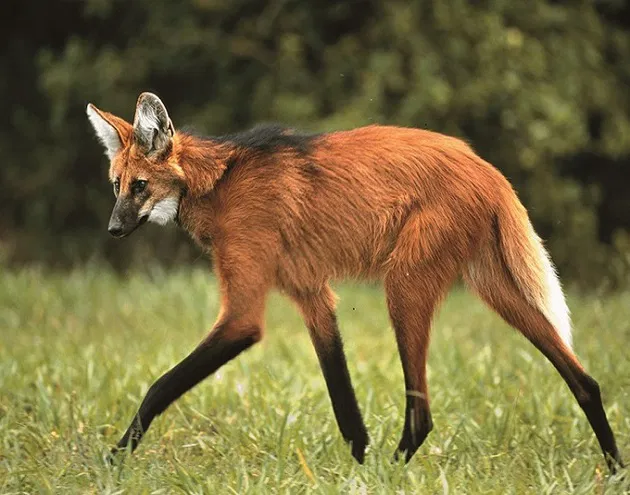
#> input picture Trab lucas/loboguara-cke.webp, 630 x 495 px
$ python 'Rotação.py'
#> lines starting #> are read from the running program, lines starting #| are printed output that depends on the picture
import cv2
import numpy as np

# Carregar a imagem
image = cv2.imread('loboguara-cke.webp')
#> image is the input picture: shape (495, 630, 3); mean B, G, R 62.8, 107.3, 120.4

# Obter as dimensões da imagem
height, width = image.shape[:2]
#> height = 495; width = 630

# Definir a matriz de rotação
rotation_matrix = cv2.getRotationMatrix2D((width/2, height/2), 45, 1)

# Aplicar a rotação na imagem
rotated_image = cv2.warpAffine(image, rotation_matrix, (width, height))
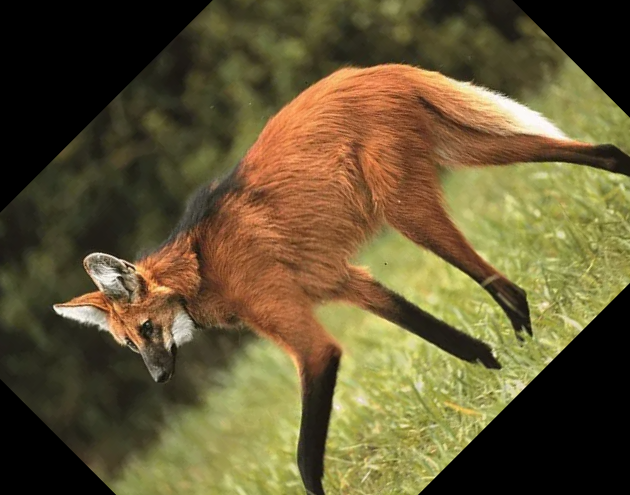
#> rotated_image: shape (495, 630, 3); mean B, G, R 51.5, 87.1, 100

# Exibir a imagem rotacionada
cv2.imshow('Imagem Rotacionada', rotated_image)
cv2.waitKey(0)
cv2.destroyAllWindows()

$ run again, with Trab lucas/Paisagem_Natural.jfif saved as Trab lucas/loboguara-cke.webp
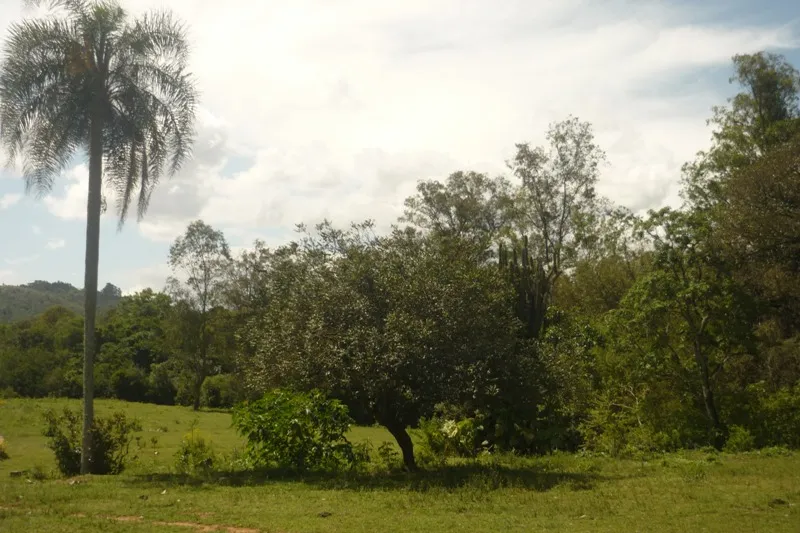
#> input picture Trab lucas/Paisagem_Natural.jfif, 800 x 533 px
#> image is the input picture: shape (533, 800, 3); mean B, G, R 104.7, 131.8, 131.9
#> `rotated_image = cv2.warpAffine(image, rotation_matrix, (width, height))`:
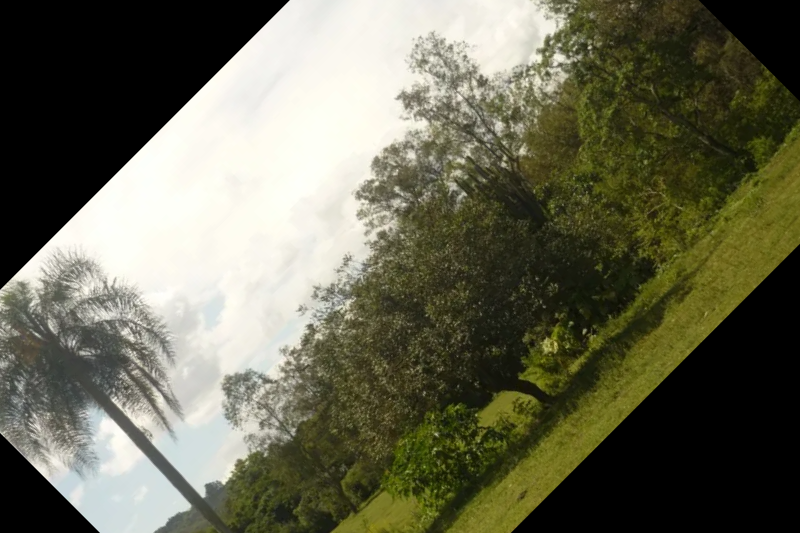
#> rotated_image: shape (533, 800, 3); mean B, G, R 83.7, 103.4, 103.6
